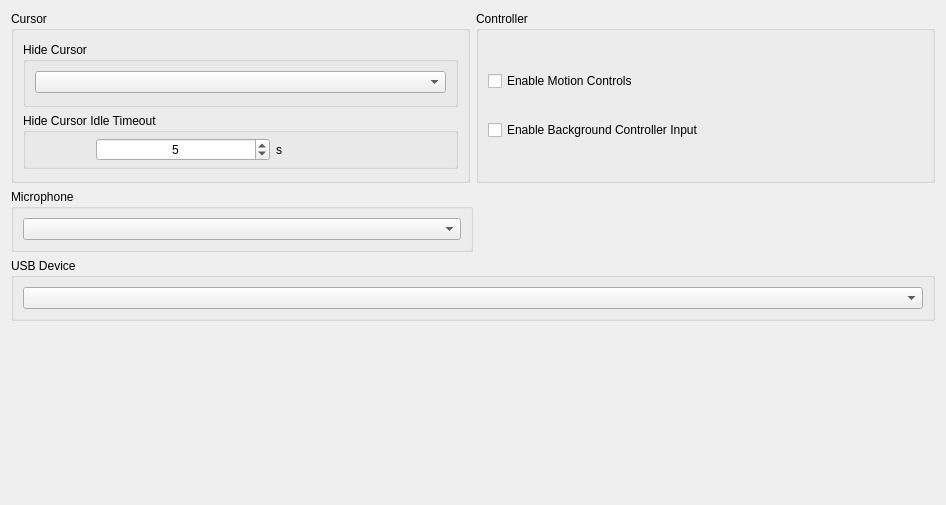
      <widget class="QWidget" name="inputTabContents">
       <property name="geometry">
        <rect>
         <x>0</x>
         <y>0</y>
         <width>946</width>
         <height>505</height>
        </rect>
       </property>
       <layout class="QVBoxLayout" name="inputTabVLayout" stretch="0,0,0">
        <item>
         <layout class="QHBoxLayout" name="inputTabHLayoutTop" stretch="1,1">
          <item>
           <layout class="QVBoxLayout" name="cursorTabLayoutLeft">
            <property name="spacing">
             <number>6</number>
            </property>
            <property name="bottomMargin">
             <number>0</number>
            </property>
            <item alignment="Qt::AlignmentFlag::AlignTop">
             <widget class="QGroupBox" name="cursorGroupBox">
              <property name="title">
               <string>Cursor</string>
              </property>
              <layout class="QGridLayout" name="gridLayout_2">
               <property name="topMargin">
                <number>11</number>
               </property>
               <property name="bottomMargin">
                <number>11</number>
               </property>
               <item row="0" column="0">
                <widget class="QGroupBox" name="hideCursorGroupBox">
                 <property name="enabled">
                  <bool>true</bool>
                 </property>
                 <property name="sizePolicy">
                  <sizepolicy hsizetype="Preferred" vsizetype="Fixed">
                   <horstretch>0</horstretch>
                   <verstretch>0</verstretch>
                  </sizepolicy>
                 </property>
                 <property name="title">
                  <string>Hide Cursor</string>
                 </property>
                 <layout class="QVBoxLayout" name="hideCursorLayout">
                  <property name="spacing">
                   <number>7</number>
                  </property>
                  <property name="bottomMargin">
                   <number>11</number>
                  </property>
                  <item>
                   <widget class="QComboBox" name="hideCursorComboBox"/>
                  </item>
                 </layout>
                </widget>
               </item>
               <item row="1" column="0">
                <widget class="QGroupBox" name="idleTimeoutGroupBox">
                 <property name="enabled">
                  <bool>true</bool>
                 </property>
                 <property name="sizePolicy">
                  <sizepolicy hsizetype="Preferred" vsizetype="Fixed">
                   <horstretch>0</horstretch>
                   <verstretch>0</verstretch>
                  </sizepolicy>
                 </property>
                 <property name="minimumSize">
                  <size>
                   <width>0</width>
                   <height>0</height>
                  </size>
                 </property>
                 <property name="title">
                  <string>Hide Cursor Idle Timeout</string>
                 </property>
                 <property name="alignment">
                  <set>Qt::AlignmentFlag::AlignLeading|Qt::AlignmentFlag::AlignLeft|Qt::AlignmentFlag::AlignTop</set>
                 </property>
                 <property name="flat">
                  <bool>false</bool>
                 </property>
                 <layout class="QHBoxLayout" name="IdleTimeoutLayout" stretch="0,0">
                  <property name="spacing">
                   <number>6</number>
                  </property>
                  <property name="leftMargin">
                   <number>70</number>
                  </property>
                  <property name="topMargin">
                   <number>5</number>
                  </property>
                  <property name="rightMargin">
                   <number>5</number>
                  </property>
                  <property name="bottomMargin">
                   <number>5</number>
                  </property>
                  <item>
                   <widget class="QSpinBox" name="idleTimeoutSpinBox">
                    <property name="enabled">
                     <bool>true</bool>
                    </property>
                    <property name="sizePolicy">
                     <sizepolicy hsizetype="Minimum" vsizetype="Fixed">
                      <horstretch>0</horstretch>
                      <verstretch>0</verstretch>
                     </sizepolicy>
                    </property>
                    <property name="minimumSize">
                     <size>
                      <width>0</width>
                      <height>0</height>
                     </size>
                    </property>
                    <property name="maximumSize">
                     <size>
                      <width>16777215</width>
                      <height>16777215</height>
                     </size>
                    </property>
                    <property name="layoutDirection">
                     <enum>Qt::LayoutDirection::LeftToRight</enum>
                    </property>
                    <property name="wrapping">
                     <bool>false</bool>
                    </property>
                    <property name="alignment">
                     <set>Qt::AlignmentFlag::AlignCenter</set>
                    </property>
                    <property name="buttonSymbols">
                     <enum>QAbstractSpinBox::ButtonSymbols::UpDownArrows</enum>
                    </property>
                    <property name="suffix">
                     <string notr="true"/>
                    </property>
                    <property name="maximum">
                     <number>3600</number>
                    </property>
                    <property name="value">
                     <number>5</number>
                    </property>
                    <property name="displayIntegerBase">
                     <number>10</number>
                    </property>
                   </widget>
                  </item>
                  <item>
                   <widget class="QLabel" name="idleTimeoutDurationLabel">
                    <property name="text">
                     <string>s</string>
                    </property>
                   </widget>
                  </item>
                 </layout>
                </widget>
               </item>
              </layout>
             </widget>
            </item>
           </layout>
          </item>
          <item>
           <layout class="QVBoxLayout" name="ControllerTabLayoutMiddle">
            <item>
             <widget class="QGroupBox" name="ControllerGroupBox">
              <property name="sizePolicy">
               <sizepolicy hsizetype="MinimumExpanding" vsizetype="Preferred">
                <horstretch>0</horstretch>
                <verstretch>0</verstretch>
               </sizepolicy>
              </property>
              <property name="title">
               <string>Controller</string>
              </property>
              <property name="alignment">
               <set>Qt::AlignmentFlag::AlignLeading|Qt::AlignmentFlag::AlignLeft|Qt::AlignmentFlag::AlignTop</set>
              </property>
              <property name="flat">
               <bool>false</bool>
              </property>
              <layout class="QVBoxLayout" name="ControllerLayout">
               <property name="spacing">
                <number>0</number>
               </property>
               <property name="topMargin">
                <number>11</number>
               </property>
               <property name="bottomMargin">
                <number>11</number>
               </property>
               <item>
                <widget class="QCheckBox" name="motionControlsCheckBox">
                 <property name="sizePolicy">
                  <sizepolicy hsizetype="Minimum" vsizetype="Maximum">
                   <horstretch>0</horstretch>
                   <verstretch>0</verstretch>
                  </sizepolicy>
                 </property>
                 <property name="text">
                  <string>Enable Motion Controls</string>
                 </property>
                </widget>
               </item>
               <item>
                <widget class="QCheckBox" name="backgroundControllerCheckBox">
                 <property name="text">
                  <string>Enable Background Controller Input</string>
                 </property>
                </widget>
               </item>
              </layout>
             </widget>
            </item>
           </layout>
          </item>
         </layout>
        </item>
        <item>
         <layout class="QHBoxLayout" name="inputTabHLayoutBottom">
          <property name="topMargin">
           <number>0</number>
          </property>
          <item>
           <layout class="QHBoxLayout" name="micTabLayoutLeft">
            <item>
             <widget class="QGroupBox" name="MicGroupBox">
              <property name="sizePolicy">
               <sizepolicy hsizetype="Expanding" vsizetype="Preferred">
                <horstretch>0</horstretch>
                <verstretch>0</verstretch>
               </sizepolicy>
              </property>
              <property name="title">
               <string>Microphone</string>
              </property>
              <layout class="QHBoxLayout" name="horizontalLayout_7">
               <item>
                <widget class="QComboBox" name="micComboBox"/>
               </item>
              </layout>
             </widget>
            </item>
           </layout>
          </item>
          <item>
           <spacer name="horizontalSpacer_8">
            <property name="orientation">
             <enum>Qt::Orientation::Horizontal</enum>
            </property>
            <property name="sizeHint" stdset="0">
             <size>
              <width>40</width>
              <height>20</height>
             </size>
            </property>
           </spacer>
          </item>
         </layout>
        </item>
        <item>
           <layout class="QVBoxLayout" name="USBDeviceLayout">
            <item>
             <widget class="QGroupBox" name="USBDeviceGroupBox">
              <property name="sizePolicy">
               <sizepolicy hsizetype="Expanding" vsizetype="Preferred">
                <horstretch>0</horstretch>
                <verstretch>0</verstretch>
               </sizepolicy>
              </property>
              <property name="title">
               <string>USB Device</string>
              </property>
              <layout class="QHBoxLayout" name="horizontalLayout_7_1">
               <item>
                <widget class="QComboBox" name="usbComboBox"/>
               </item>
              </layout>
             </widget>
            </item>
           </layout>
          </item>
        <item>
         <spacer name="verticalSpacer_11">
          <property name="orientation">
           <enum>Qt::Orientation::Vertical</enum>
          </property>
          <property name="sizeHint" stdset="0">
           <size>
            <width>20</width>
            <height>40</height>
           </size>
          </property>
         </spacer>
        </item>
       </layout>
      </widget>
